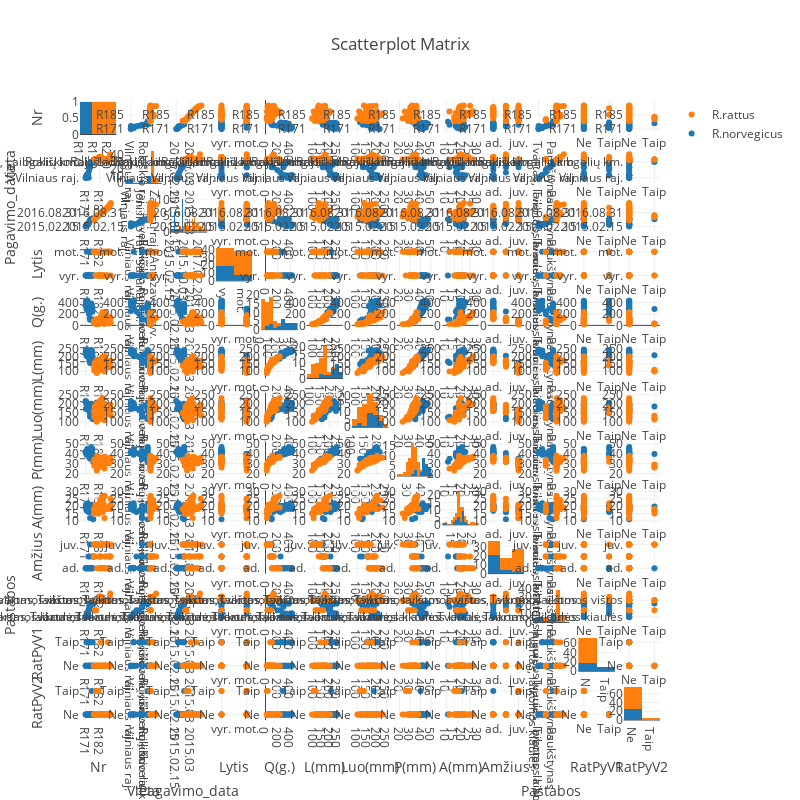

Notebook code cell kept with this figure:
### Code cell
#:DDDDDD
df_numeric = data_all.select_dtypes(include=[np.float])
import plotly.figure_factory as ff

#fig = ff.create_scatterplotmatrix(data_all, diag='histogram', index='Rūšis', height=800, width=800)
#plotly.offline.iplot(fig, filename='Histograms along Diagonal Subplots')
